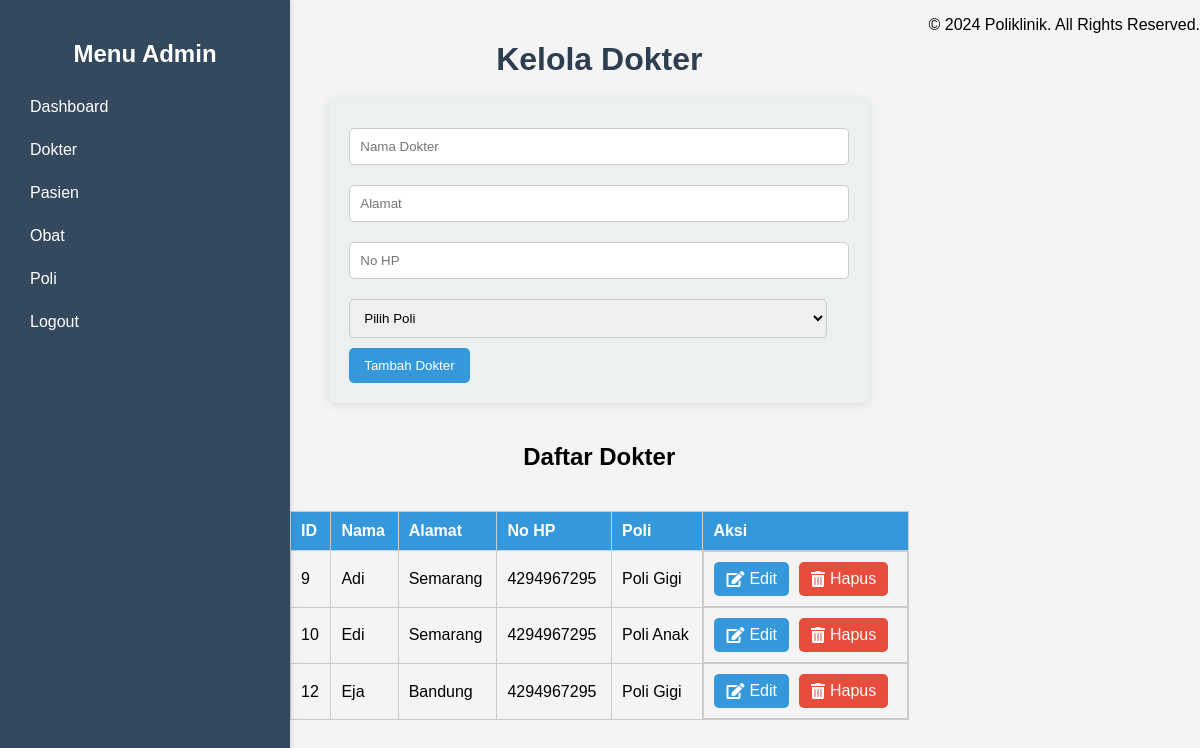
Screenshot of /pages/dokter.php (signed in) with the database file from the repository.
### tables this page shows
CREATE TABLE `dokter` (
  `id` int(11) NOT NULL,
  `nama` varchar(150) NOT NULL,
  `alamat` varchar(255) DEFAULT NULL,
  `no_hp` int(15) UNSIGNED NOT NULL,
  `id_poli` int(11) NOT NULL
);

CREATE TABLE `poli` (
  `id_poli` int(11) NOT NULL,
  `nama_poli` varchar(25) NOT NULL,
  `keterangan` text DEFAULT NULL
);

### pages/dokter.php (the view, shortened to what this page needs)
<?php
require '../config/db.php';
$stmt = $pdo->query("SELECT dokter.*, poli.nama_poli FROM dokter JOIN poli ON dokter.id_poli = poli.id_poli");
$dokter = $stmt->fetchAll();
?>
<!DOCTYPE html>
<html lang="id">
<head>
    <link rel="stylesheet" href="https://cdnjs.cloudflare.com/ajax/libs/font-awesome/5.15.4/css/all.min.css">
</head>
<body>
    <div class="sidebar">
        <h2>Menu Admin</h2>
        <a href="dashboard_admin.php">Dashboard</a>
        <a href="dokter.php">Dokter</a>
        <a href="pasien.php">Pasien</a>
        <a href="obat.php">Obat</a>
        <a href="poli.php">Poli</a>
        <a href="../logout.php">Logout</a>
    </div>
    <div class="content">
        <h1>Kelola Dokter</h1>
        <form method="POST" action="">
            <input type="text" name="nama" placeholder="Nama Dokter" required value="<?php echo isset($dokter_edit) ? htmlspecialchars($dokter_edit['nama']) : ''; ?>">
            <input type="text" name="alamat" placeholder="Alamat" required value="<?php echo isset($dokter_edit) ? htmlspecialchars($dokter_edit['alamat']) : ''; ?>">
            <input type="text" name="no_hp" placeholder="No HP" required value="<?php echo isset($dokter_edit) ? htmlspecialchars($dokter_edit['no_hp']) : ''; ?>">
            <select name="id_poli" required>
                <option value="" disabled <?php echo !isset($dokter_edit) ? 'selected' : ''; ?>>Pilih Poli</option>
            </select>
            <button type="submit" name="<?php echo isset($dokter_edit) ? 'update' : 'tambah'; ?>">
                <?php echo isset($dokter_edit) ? 'Update Dokter' : 'Tambah Dokter'; ?>
            </button>
        </form>
        <h2>Daftar Dokter</h2>
        <table>
            <tr>
                <th>ID</th>
                <th>Nama</th>
                <th>Alamat</th>
                <th>No HP</th>
                <th>Poli</th>
                <th>Aksi</th>
            </tr>
            <?php foreach ($dokter as $d): ?>
            <tr>
                <td><?php echo htmlspecialchars($d['id']); ?></td>
                <td><?php echo htmlspecialchars($d['nama']); ?></td>
                <td><?php echo htmlspecialchars($d['alamat']); ?></td>
                <td><?php echo htmlspecialchars($d['no_hp']); ?></td>
                <td><?php echo htmlspecialchars($d['nama_poli']); ?></td>
                <td class="action-links">
                    <a href="?edit=<?php echo htmlspecialchars($d['id']); ?>" class="btn">
                        <i class="fas fa-edit"></i> Edit
                    </a>
                    <a href="?delete=<?php echo htmlspecialchars($d['id']); ?>" class="btn btn-danger" onclick="return confirm('Apakah Anda yakin ingin menghapus dokter ini?');">
                        <i class="fas fa-trash-alt"></i> Hapus
                    </a>
                </td>
            </tr>
            <?php endforeach; ?>
        </table>
    </div>
    <?php include '../includes/footer.php'; ?>
</body>
</html>

### includes/footer.php
<footer>
    <p>&copy; 2024 Poliklinik. All Rights Reserved.</p>
</footer>
</body>
</html>

### pages/dokter.php (style rules this page uses)
body { font-family: 'Arial', sans-serif; margin: 0; padding: 0; display: flex; background-color: #f4f4f4; }
.sidebar { width: 250px; background-color: #34495e; color: white; padding: 20px; height: 100vh; position: fixed; box-shadow: 2px 0 5px rgba(0, 0, 0, 0.1); }
.sidebar h2 { text-align: center; margin-bottom: 20px; }
.sidebar a { display: block; color: white; text-decoration: none; padding: 10px; margin: 5px 0; border-radius: 5px; transition: background-color 0.3s, padding-left 0.3s; }
.content { margin-left: 270px; padding: 20px; flex-grow: 1; display: flex; flex-direction: column; align-items: center; }
h1 { color: #2c3e50; margin-bottom: 20px; }
form { background-color: #ecf0f1; padding: 20px; border-radius: 8px; box-shadow: 0 2px 10px rgba(0, 0, 0, 0.1); margin-bottom: 20px; width: 100%; max-width: 500px; }
form input, form select { padding: 10px; margin: 10px 0; border: 1px solid #ccc; border-radius: 5px; width: calc(100% - 22px); transition: border-color 0.3s; }
form button { padding: 10px 15px; background-color: #3498db; color: white; border: none; border-radius: 5px; cursor: pointer; transition: background-color 0.3s; }
table { width: 100%; border-collapse: collapse; margin-top: 20px; max-width: 800px; }
table, th, td { border: 1px solid #ccc; }
th, td { padding: 10px; text-align: left; }
th { background-color: #3498db; color: white; }
.action-links { display: flex; gap: 10px; }
.action-links a { padding: 8px 12px; background-color: #3498db; color: white; text-decoration: none; border-radius: 5px; transition: background-color 0.3s, transform 0.2s; display: flex; align-items: center; }
.action-links a.btn-danger { background-color: #e74c3c; }
.action-links i { margin-right: 5px; }

### rows the page displays
dokter: id "9", nama "Adi", alamat "Semarang", no_hp "4294967295", id_poli.nama_poli "Poli Gigi"
dokter: id "10", nama "Edi", alamat "Semarang", no_hp "4294967295", id_poli.nama_poli "Poli Anak"
dokter: id "12", nama "Eja", alamat "Bandung", no_hp "4294967295", id_poli.nama_poli "Poli Gigi"
